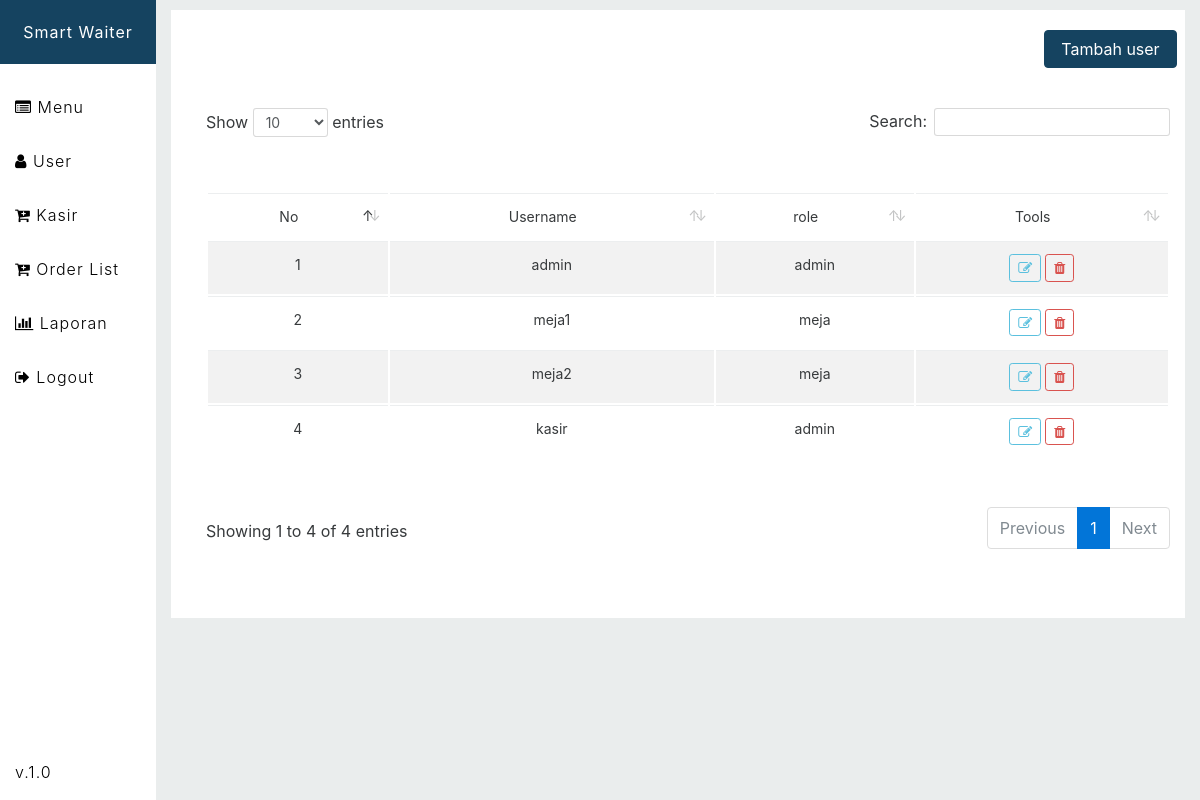
The app's page /page/user.php (signed in) with its own data.
### tables this page shows
CREATE TABLE `tbl_user` (
  `kode_user` int(11) NOT NULL,
  `username` varchar(50) DEFAULT NULL,
  `password` varchar(50) DEFAULT NULL,
  `role` enum('admin','meja') NOT NULL
);

### page/user.php (the view, shortened to what this page needs)
<?php
	include("function/koneksi.php");
?>
<!DOCTYPE html>
<html>
<head>
		<?php include("templates/header.php"); ?>
</head>
<body>
<div class="wrapper">
	<div class="sidebar-wrapper">
			<?php include ('templates/sidebar.php'); ?>
	</div>
 	<div class="page-wrapper">
	 	<div class="container-fluid">
			<div class="table-row">
				<div class="row">
					<div class="offset-sm-10 col-sm-2">
							<a href='tambah_user.php' class="btn btn-custom">Tambah user</a>
					</div>
		 		</div>
		 				<table class="table-data table table-striped table-hover" width="100%">
						 	<thead>
						 		<tr>
						 			<td>No</td>
				 					<td>Username</td>
				 					<td>role</td>
				 					<td>Tools</td>
						 		</tr>
						 	</thead>
						 	<tbody>
						 		<?php
						 			$result=mysqli_query($koneksi,"select * from tbl_user");
						 		?>
						 		<?php	$no=1;while ($data=mysqli_fetch_assoc($result)) { ?>
						 		<tr>
						 			<td><?= $no  ?></td>
				 					<td><?= $data['username'] ?></td>
				 					<td><?= $data['role'] ?></td>
				 					<td><button class='btn btn-outline-info btn-sm btn-edit' value="<?=$data['kode_user']?>"><i class='fa fa-edit'></i></button>
				 					<button class='btn btn-outline-danger btn-sm btn-hapus' value="<?=$data['kode_user']?>"><i class='fa fa-trash'></i></button></td>
				 				</tr>
						 		<?php	$no++;} ?>
						 	</tbody>
						 </table>
				<div class="row">
					<div class="offset-sm-10 col-sm-2 row-button">
					</div>
				</div>
		 	</div>
	 	</div>
 	</div>
</div>
</body>
</html>

### assets/style.css (style rules this page uses)
body { background: #EAEDED; }
td,th { font-size: 14px; text-align: center }
.page-wrapper { width: 100%; position: absolute; transition: 0.1s; padding-left: 13%; padding-top: 10px; }
.table-row { background: white }
.table-row .row { padding: 20px 0px 20px 20px; }
.row-button { padding-left:10px; }
.sidebar-wrapper { z-index: 2; width: 13%; position: fixed; height: 100%; overflow-y: hidden; background: white; transition: 0.1s; font-weight: 300; letter-spacing: 1px; }
.btn-custom,.tag-custom,.btn-outline-custom:hover { background: #154360; border-color: #154360; color: white }

### records on screen
tbl_user: username "admin", role "admin"
tbl_user: username "meja1", role "meja"
tbl_user: username "meja2", role "meja"
tbl_user: username "kasir", role "admin"
